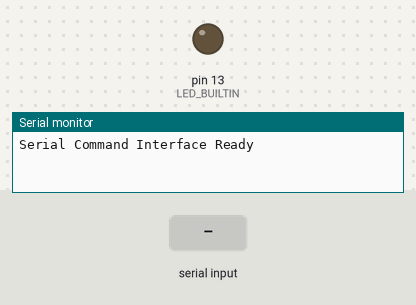
A sketch run on a simulated Arduino Uno, built with avr-gcc and run on an emulated ATmega328P. On the bench: output pins drawn as LEDs (lit = HIGH), the last lines printed to the serial monitor. The test bench sets the inputs (shaded band).

Above: at 1.2 s.
1.3 s: "LED_ON" received over Serial
At 2.6 s:
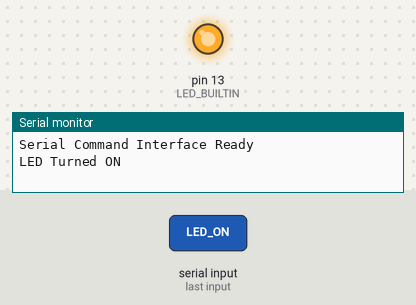
3.8 s: "LED_OFF" received over Serial
At 5.7 s:
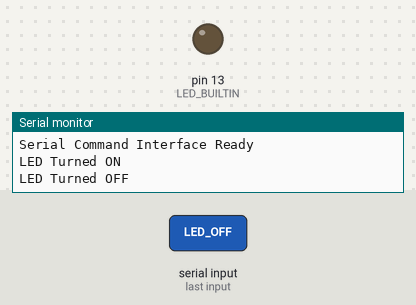
Timing chart, 0 to 7.2 s (numbered marks = the images above; inputs shaded):
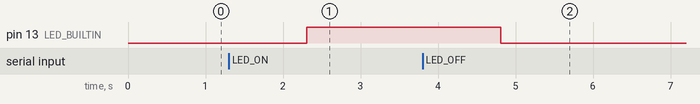

The sketch:

serial_command.ino
```cpp
/*
 * Author: Puthiyaraj P
 * Date: 04-07-2026
 * Description: Serial Command Interface for Built-in LED Control
 * IIT Jammu Summer School 2026 - IoT Assignment Q16
 */

int blinkCounter = 0;
bool ledState = false;

void setup()
{
  Serial.begin(9600);
  pinMode(LED_BUILTIN, OUTPUT);
  Serial.println("Serial Command Interface Ready");
}

void loop()
{
  if (Serial.available() > 0)
  {
    String command = Serial.readString();
    command.trim();

    if (command == "LED_ON")
    {
      digitalWrite(LED_BUILTIN, HIGH);
      ledState = true;
      Serial.println("LED Turned ON");
    }
    else if (command == "LED_OFF")
    {
      digitalWrite(LED_BUILTIN, LOW);
      ledState = false;
      Serial.println("LED Turned OFF");
    }
    else if (command == "STATUS")
    {
      if (ledState)
      {
        Serial.println("LED State : ON");
      }
      else
      {
        Serial.println("LED State : OFF");
      }

      Serial.print("Blink Count : ");
      Serial.println(blinkCounter);
    }
    else if (command == "RESET")
    {
      blinkCounter = 0;
      Serial.println("Blink Counter Reset");
    }
    else if (command.startsWith("BLINK_"))
    {
      int times = command.substring(6).toInt();

      if (times >= 1 && times <= 9)
      {
        for (int i = 0; i < times; i++)
        {
          digitalWrite(LED_BUILTIN, HIGH);
          delay(500);
          digitalWrite(LED_BUILTIN, LOW);
          delay(500);
        }

        blinkCounter += times;
        ledState = false;

        Serial.print("LED Blinked ");
        Serial.print(times);
        Serial.println(" Times");
      }
      else
      {
        Serial.println("ERROR: Blink value must be between 1 and 9");
      }
    }
    else
    {
      Serial.println("ERROR: Unknown command");
    }
  }
}
```

Measured:
- after the input at 1.3 s, pin 13 (LED_BUILTIN): LOW → HIGH after 1.0 s
- after the input at 3.8 s, pin 13 (LED_BUILTIN): HIGH → LOW after 1.0 s
